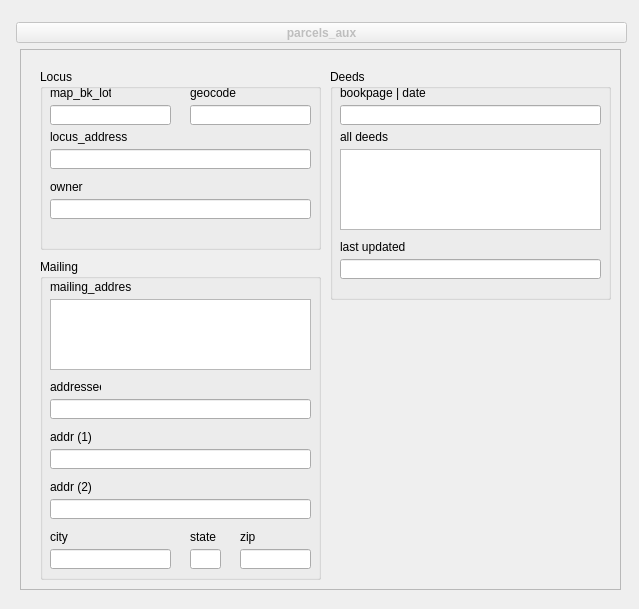
<?xml version="1.0" encoding="UTF-8"?>
<ui version="4.0">
 <class>Browser</class>
 <widget class="QWidget" name="Browser">
  <property name="geometry">
   <rect>
    <x>0</x>
    <y>0</y>
    <width>639</width>
    <height>609</height>
   </rect>
  </property>
  <property name="windowTitle">
   <string>BRS_GIS SQL Browser</string>
  </property>
  <layout class="QGridLayout" name="gridLayout">
   <item row="0" column="0">
    <widget class="brs_contacts" name="stackedWidget">
     <property name="frameShadow">
      <enum>QFrame::Sunken</enum>
     </property>
     <property name="currentIndex">
      <number>0</number>
     </property>
     <widget class="jobsdata" name="p3_jobsData">
      <widget class="QFrame" name="frame_3">
       <property name="geometry">
        <rect>
         <x>9</x>
         <y>38</y>
         <width>601</width>
         <height>541</height>
        </rect>
       </property>
       <property name="frameShape">
        <enum>QFrame::StyledPanel</enum>
       </property>
       <property name="frameShadow">
        <enum>QFrame::Sunken</enum>
       </property>
       <widget class="QGroupBox" name="groupBox_job">
        <property name="geometry">
         <rect>
          <x>20</x>
          <y>20</y>
          <width>281</width>
          <height>181</height>
         </rect>
        </property>
        <property name="font">
         <font>
          <weight>50</weight>
          <bold>false</bold>
         </font>
        </property>
        <property name="title">
         <string>Locus</string>
        </property>
        <widget class="QLabel" name="label">
         <property name="geometry">
          <rect>
           <x>10</x>
           <y>16</y>
           <width>61</width>
           <height>16</height>
          </rect>
         </property>
         <property name="sizePolicy">
          <sizepolicy hsizetype="Fixed" vsizetype="Preferred">
           <horstretch>0</horstretch>
           <verstretch>0</verstretch>
          </sizepolicy>
         </property>
         <property name="text">
          <string>map_bk_lot</string>
         </property>
         <property name="buddy">
          <cstring>map_bk_lot</cstring>
         </property>
        </widget>
        <widget class="QLineEdit" name="map_bk_lot">
         <property name="enabled">
          <bool>true</bool>
         </property>
         <property name="geometry">
          <rect>
           <x>10</x>
           <y>36</y>
           <width>121</width>
           <height>20</height>
          </rect>
         </property>
         <property name="sizePolicy">
          <sizepolicy hsizetype="Fixed" vsizetype="Fixed">
           <horstretch>0</horstretch>
           <verstretch>0</verstretch>
          </sizepolicy>
         </property>
        </widget>
        <widget class="QLabel" name="label_2">
         <property name="geometry">
          <rect>
           <x>150</x>
           <y>16</y>
           <width>61</width>
           <height>16</height>
          </rect>
         </property>
         <property name="sizePolicy">
          <sizepolicy hsizetype="Fixed" vsizetype="Preferred">
           <horstretch>0</horstretch>
           <verstretch>0</verstretch>
          </sizepolicy>
         </property>
         <property name="text">
          <string>geocode</string>
         </property>
         <property name="buddy">
          <cstring>map_bk_lot</cstring>
         </property>
        </widget>
        <widget class="QLineEdit" name="geocode">
         <property name="enabled">
          <bool>true</bool>
         </property>
         <property name="geometry">
          <rect>
           <x>150</x>
           <y>36</y>
           <width>121</width>
           <height>20</height>
          </rect>
         </property>
         <property name="sizePolicy">
          <sizepolicy hsizetype="Fixed" vsizetype="Fixed">
           <horstretch>0</horstretch>
           <verstretch>0</verstretch>
          </sizepolicy>
         </property>
        </widget>
        <widget class="QLabel" name="label_3">
         <property name="geometry">
          <rect>
           <x>10</x>
           <y>60</y>
           <width>81</width>
           <height>16</height>
          </rect>
         </property>
         <property name="sizePolicy">
          <sizepolicy hsizetype="Fixed" vsizetype="Preferred">
           <horstretch>0</horstretch>
           <verstretch>0</verstretch>
          </sizepolicy>
         </property>
         <property name="text">
          <string>locus_address</string>
         </property>
         <property name="buddy">
          <cstring>map_bk_lot</cstring>
         </property>
        </widget>
        <widget class="QLineEdit" name="locusaddress">
         <property name="enabled">
          <bool>true</bool>
         </property>
         <property name="geometry">
          <rect>
           <x>10</x>
           <y>80</y>
           <width>261</width>
           <height>20</height>
          </rect>
         </property>
         <property name="sizePolicy">
          <sizepolicy hsizetype="Fixed" vsizetype="Fixed">
           <horstretch>0</horstretch>
           <verstretch>0</verstretch>
          </sizepolicy>
         </property>
        </widget>
        <widget class="QLineEdit" name="owner1">
         <property name="enabled">
          <bool>true</bool>
         </property>
         <property name="geometry">
          <rect>
           <x>10</x>
           <y>130</y>
           <width>261</width>
           <height>20</height>
          </rect>
         </property>
         <property name="sizePolicy">
          <sizepolicy hsizetype="Fixed" vsizetype="Fixed">
           <horstretch>0</horstretch>
           <verstretch>0</verstretch>
          </sizepolicy>
         </property>
        </widget>
        <widget class="QLabel" name="label_4">
         <property name="geometry">
          <rect>
           <x>10</x>
           <y>110</y>
           <width>61</width>
           <height>16</height>
          </rect>
         </property>
         <property name="sizePolicy">
          <sizepolicy hsizetype="Fixed" vsizetype="Preferred">
           <horstretch>0</horstretch>
           <verstretch>0</verstretch>
          </sizepolicy>
         </property>
         <property name="text">
          <string>owner</string>
         </property>
         <property name="buddy">
          <cstring>map_bk_lot</cstring>
         </property>
        </widget>
        <widget class="QGroupBox" name="groupBox_job_2">
         <property name="geometry">
          <rect>
           <x>260</x>
           <y>180</y>
           <width>281</width>
           <height>181</height>
          </rect>
         </property>
         <property name="font">
          <font>
           <weight>50</weight>
           <bold>false</bold>
          </font>
         </property>
         <property name="title">
          <string>Locus</string>
         </property>
         <widget class="QLabel" name="label_12">
          <property name="geometry">
           <rect>
            <x>10</x>
            <y>16</y>
            <width>61</width>
            <height>16</height>
           </rect>
          </property>
          <property name="sizePolicy">
           <sizepolicy hsizetype="Fixed" vsizetype="Preferred">
            <horstretch>0</horstretch>
            <verstretch>0</verstretch>
           </sizepolicy>
          </property>
          <property name="text">
           <string>map_bk_lot</string>
          </property>
          <property name="buddy">
           <cstring>map_bk_lot</cstring>
          </property>
         </widget>
         <widget class="QLineEdit" name="map_bk_lot_2">
          <property name="enabled">
           <bool>true</bool>
          </property>
          <property name="geometry">
           <rect>
            <x>10</x>
            <y>36</y>
            <width>121</width>
            <height>20</height>
           </rect>
          </property>
          <property name="sizePolicy">
           <sizepolicy hsizetype="Fixed" vsizetype="Fixed">
            <horstretch>0</horstretch>
            <verstretch>0</verstretch>
           </sizepolicy>
          </property>
         </widget>
         <widget class="QLabel" name="label_13">
          <property name="geometry">
           <rect>
            <x>150</x>
            <y>16</y>
            <width>61</width>
            <height>16</height>
           </rect>
          </property>
          <property name="sizePolicy">
           <sizepolicy hsizetype="Fixed" vsizetype="Preferred">
            <horstretch>0</horstretch>
            <verstretch>0</verstretch>
           </sizepolicy>
          </property>
          <property name="text">
           <string>geocode</string>
          </property>
          <property name="buddy">
           <cstring>map_bk_lot</cstring>
          </property>
         </widget>
         <widget class="QLineEdit" name="geocode_2">
          <property name="enabled">
           <bool>true</bool>
          </property>
          <property name="geometry">
           <rect>
            <x>150</x>
            <y>36</y>
            <width>121</width>
            <height>20</height>
           </rect>
          </property>
          <property name="sizePolicy">
           <sizepolicy hsizetype="Fixed" vsizetype="Fixed">
            <horstretch>0</horstretch>
            <verstretch>0</verstretch>
           </sizepolicy>
          </property>
         </widget>
         <widget class="QLabel" name="label_14">
          <property name="geometry">
           <rect>
            <x>10</x>
            <y>60</y>
            <width>81</width>
            <height>16</height>
           </rect>
          </property>
          <property name="sizePolicy">
           <sizepolicy hsizetype="Fixed" vsizetype="Preferred">
            <horstretch>0</horstretch>
            <verstretch>0</verstretch>
           </sizepolicy>
          </property>
          <property name="text">
           <string>locus_address</string>
          </property>
          <property name="buddy">
           <cstring>map_bk_lot</cstring>
          </property>
         </widget>
         <widget class="QLineEdit" name="job_no_4">
          <property name="enabled">
           <bool>true</bool>
          </property>
          <property name="geometry">
           <rect>
            <x>10</x>
            <y>80</y>
            <width>261</width>
            <height>20</height>
           </rect>
          </property>
          <property name="sizePolicy">
           <sizepolicy hsizetype="Fixed" vsizetype="Fixed">
            <horstretch>0</horstretch>
            <verstretch>0</verstretch>
           </sizepolicy>
          </property>
         </widget>
         <widget class="QLineEdit" name="owner1_3">
          <property name="enabled">
           <bool>true</bool>
          </property>
          <property name="geometry">
           <rect>
            <x>10</x>
            <y>130</y>
            <width>261</width>
            <height>20</height>
           </rect>
          </property>
          <property name="sizePolicy">
           <sizepolicy hsizetype="Fixed" vsizetype="Fixed">
            <horstretch>0</horstretch>
            <verstretch>0</verstretch>
           </sizepolicy>
          </property>
         </widget>
         <widget class="QLabel" name="label_15">
          <property name="geometry">
           <rect>
            <x>10</x>
            <y>110</y>
            <width>61</width>
            <height>16</height>
           </rect>
          </property>
          <property name="sizePolicy">
           <sizepolicy hsizetype="Fixed" vsizetype="Preferred">
            <horstretch>0</horstretch>
            <verstretch>0</verstretch>
           </sizepolicy>
          </property>
          <property name="text">
           <string>owner</string>
          </property>
          <property name="buddy">
           <cstring>map_bk_lot</cstring>
          </property>
         </widget>
        </widget>
       </widget>
       <widget class="QGroupBox" name="groupBox_client">
        <property name="geometry">
         <rect>
          <x>20</x>
          <y>210</y>
          <width>281</width>
          <height>321</height>
         </rect>
        </property>
        <property name="title">
         <string>Mailing</string>
        </property>
        <widget class="QLabel" name="label_5">
         <property name="geometry">
          <rect>
           <x>10</x>
           <y>20</y>
           <width>81</width>
           <height>16</height>
          </rect>
         </property>
         <property name="sizePolicy">
          <sizepolicy hsizetype="Fixed" vsizetype="Preferred">
           <horstretch>0</horstretch>
           <verstretch>0</verstretch>
          </sizepolicy>
         </property>
         <property name="text">
          <string>mailing_address</string>
         </property>
         <property name="buddy">
          <cstring>map_bk_lot</cstring>
         </property>
        </widget>
        <widget class="QLineEdit" name="addressee">
         <property name="enabled">
          <bool>true</bool>
         </property>
         <property name="geometry">
          <rect>
           <x>10</x>
           <y>140</y>
           <width>261</width>
           <height>20</height>
          </rect>
         </property>
         <property name="sizePolicy">
          <sizepolicy hsizetype="Fixed" vsizetype="Fixed">
           <horstretch>0</horstretch>
           <verstretch>0</verstretch>
          </sizepolicy>
         </property>
         <property name="text">
          <string/>
         </property>
        </widget>
        <widget class="QLabel" name="label_6">
         <property name="geometry">
          <rect>
           <x>10</x>
           <y>120</y>
           <width>51</width>
           <height>16</height>
          </rect>
         </property>
         <property name="sizePolicy">
          <sizepolicy hsizetype="Fixed" vsizetype="Preferred">
           <horstretch>0</horstretch>
           <verstretch>0</verstretch>
          </sizepolicy>
         </property>
         <property name="text">
          <string>addressee</string>
         </property>
         <property name="buddy">
          <cstring>map_bk_lot</cstring>
         </property>
        </widget>
        <widget class="QLineEdit" name="own_city">
         <property name="enabled">
          <bool>true</bool>
         </property>
         <property name="geometry">
          <rect>
           <x>10</x>
           <y>290</y>
           <width>121</width>
           <height>20</height>
          </rect>
         </property>
         <property name="sizePolicy">
          <sizepolicy hsizetype="Fixed" vsizetype="Fixed">
           <horstretch>0</horstretch>
           <verstretch>0</verstretch>
          </sizepolicy>
         </property>
        </widget>
        <widget class="QLabel" name="label_7">
         <property name="geometry">
          <rect>
           <x>10</x>
           <y>270</y>
           <width>61</width>
           <height>16</height>
          </rect>
         </property>
         <property name="sizePolicy">
          <sizepolicy hsizetype="Fixed" vsizetype="Preferred">
           <horstretch>0</horstretch>
           <verstretch>0</verstretch>
          </sizepolicy>
         </property>
         <property name="text">
          <string>city</string>
         </property>
         <property name="buddy">
          <cstring>map_bk_lot</cstring>
         </property>
        </widget>
        <widget class="QLineEdit" name="own_state">
         <property name="enabled">
          <bool>true</bool>
         </property>
         <property name="geometry">
          <rect>
           <x>150</x>
           <y>290</y>
           <width>31</width>
           <height>20</height>
          </rect>
         </property>
         <property name="sizePolicy">
          <sizepolicy hsizetype="Fixed" vsizetype="Fixed">
           <horstretch>0</horstretch>
           <verstretch>0</verstretch>
          </sizepolicy>
         </property>
        </widget>
        <widget class="QLabel" name="label_8">
         <property name="geometry">
          <rect>
           <x>150</x>
           <y>270</y>
           <width>61</width>
           <height>16</height>
          </rect>
         </property>
         <property name="sizePolicy">
          <sizepolicy hsizetype="Fixed" vsizetype="Preferred">
           <horstretch>0</horstretch>
           <verstretch>0</verstretch>
          </sizepolicy>
         </property>
         <property name="text">
          <string>state</string>
         </property>
         <property name="buddy">
          <cstring>map_bk_lot</cstring>
         </property>
        </widget>
        <widget class="QLabel" name="label_9">
         <property name="geometry">
          <rect>
           <x>200</x>
           <y>270</y>
           <width>61</width>
           <height>16</height>
          </rect>
         </property>
         <property name="sizePolicy">
          <sizepolicy hsizetype="Fixed" vsizetype="Preferred">
           <horstretch>0</horstretch>
           <verstretch>0</verstretch>
          </sizepolicy>
         </property>
         <property name="text">
          <string>zip</string>
         </property>
         <property name="buddy">
          <cstring>map_bk_lot</cstring>
         </property>
        </widget>
        <widget class="QLineEdit" name="own_zip">
         <property name="enabled">
          <bool>true</bool>
         </property>
         <property name="geometry">
          <rect>
           <x>200</x>
           <y>290</y>
           <width>71</width>
           <height>20</height>
          </rect>
         </property>
         <property name="sizePolicy">
          <sizepolicy hsizetype="Fixed" vsizetype="Fixed">
           <horstretch>0</horstretch>
           <verstretch>0</verstretch>
          </sizepolicy>
         </property>
        </widget>
        <widget class="QLineEdit" name="own_street1">
         <property name="enabled">
          <bool>true</bool>
         </property>
         <property name="geometry">
          <rect>
           <x>10</x>
           <y>190</y>
           <width>261</width>
           <height>20</height>
          </rect>
         </property>
         <property name="sizePolicy">
          <sizepolicy hsizetype="Fixed" vsizetype="Fixed">
           <horstretch>0</horstretch>
           <verstretch>0</verstretch>
          </sizepolicy>
         </property>
         <property name="text">
          <string/>
         </property>
        </widget>
        <widget class="QLabel" name="label_10">
         <property name="geometry">
          <rect>
           <x>10</x>
           <y>170</y>
           <width>51</width>
           <height>16</height>
          </rect>
         </property>
         <property name="sizePolicy">
          <sizepolicy hsizetype="Fixed" vsizetype="Preferred">
           <horstretch>0</horstretch>
           <verstretch>0</verstretch>
          </sizepolicy>
         </property>
         <property name="text">
          <string>addr (1)</string>
         </property>
         <property name="buddy">
          <cstring>map_bk_lot</cstring>
         </property>
        </widget>
        <widget class="QLineEdit" name="own_street2">
         <property name="enabled">
          <bool>true</bool>
         </property>
         <property name="geometry">
          <rect>
           <x>10</x>
           <y>240</y>
           <width>261</width>
           <height>20</height>
          </rect>
         </property>
         <property name="sizePolicy">
          <sizepolicy hsizetype="Fixed" vsizetype="Fixed">
           <horstretch>0</horstretch>
           <verstretch>0</verstretch>
          </sizepolicy>
         </property>
         <property name="text">
          <string/>
         </property>
        </widget>
        <widget class="QLabel" name="label_11">
         <property name="geometry">
          <rect>
           <x>10</x>
           <y>220</y>
           <width>51</width>
           <height>16</height>
          </rect>
         </property>
         <property name="sizePolicy">
          <sizepolicy hsizetype="Fixed" vsizetype="Preferred">
           <horstretch>0</horstretch>
           <verstretch>0</verstretch>
          </sizepolicy>
         </property>
         <property name="text">
          <string>addr (2)</string>
         </property>
         <property name="buddy">
          <cstring>map_bk_lot</cstring>
         </property>
        </widget>
        <widget class="QTextEdit" name="mailingaddress">
         <property name="geometry">
          <rect>
           <x>10</x>
           <y>40</y>
           <width>261</width>
           <height>71</height>
          </rect>
         </property>
        </widget>
       </widget>
       <widget class="QGroupBox" name="groupBox_job_3">
        <property name="geometry">
         <rect>
          <x>310</x>
          <y>20</y>
          <width>281</width>
          <height>231</height>
         </rect>
        </property>
        <property name="font">
         <font>
          <weight>50</weight>
          <bold>false</bold>
         </font>
        </property>
        <property name="title">
         <string>Deeds</string>
        </property>
        <widget class="QLabel" name="label_16">
         <property name="geometry">
          <rect>
           <x>10</x>
           <y>16</y>
           <width>91</width>
           <height>16</height>
          </rect>
         </property>
         <property name="sizePolicy">
          <sizepolicy hsizetype="Fixed" vsizetype="Preferred">
           <horstretch>0</horstretch>
           <verstretch>0</verstretch>
          </sizepolicy>
         </property>
         <property name="text">
          <string>bookpage | date</string>
         </property>
         <property name="buddy">
          <cstring>map_bk_lot</cstring>
         </property>
        </widget>
        <widget class="QLineEdit" name="bookpage">
         <property name="enabled">
          <bool>true</bool>
         </property>
         <property name="geometry">
          <rect>
           <x>10</x>
           <y>36</y>
           <width>261</width>
           <height>20</height>
          </rect>
         </property>
         <property name="sizePolicy">
          <sizepolicy hsizetype="Fixed" vsizetype="Fixed">
           <horstretch>0</horstretch>
           <verstretch>0</verstretch>
          </sizepolicy>
         </property>
        </widget>
        <widget class="QLabel" name="label_18">
         <property name="geometry">
          <rect>
           <x>10</x>
           <y>60</y>
           <width>81</width>
           <height>16</height>
          </rect>
         </property>
         <property name="sizePolicy">
          <sizepolicy hsizetype="Fixed" vsizetype="Preferred">
           <horstretch>0</horstretch>
           <verstretch>0</verstretch>
          </sizepolicy>
         </property>
         <property name="text">
          <string>all deeds</string>
         </property>
         <property name="buddy">
          <cstring>map_bk_lot</cstring>
         </property>
        </widget>
        <widget class="QTextEdit" name="rawdeeds">
         <property name="geometry">
          <rect>
           <x>10</x>
           <y>80</y>
           <width>261</width>
           <height>81</height>
          </rect>
         </property>
        </widget>
        <widget class="QLabel" name="label_17">
         <property name="geometry">
          <rect>
           <x>10</x>
           <y>170</y>
           <width>91</width>
           <height>16</height>
          </rect>
         </property>
         <property name="sizePolicy">
          <sizepolicy hsizetype="Fixed" vsizetype="Preferred">
           <horstretch>0</horstretch>
           <verstretch>0</verstretch>
          </sizepolicy>
         </property>
         <property name="text">
          <string>last updated</string>
         </property>
         <property name="buddy">
          <cstring>map_bk_lot</cstring>
         </property>
        </widget>
        <widget class="QLineEdit" name="import_date">
         <property name="enabled">
          <bool>true</bool>
         </property>
         <property name="geometry">
          <rect>
           <x>10</x>
           <y>190</y>
           <width>261</width>
           <height>20</height>
          </rect>
         </property>
         <property name="sizePolicy">
          <sizepolicy hsizetype="Fixed" vsizetype="Fixed">
           <horstretch>0</horstretch>
           <verstretch>0</verstretch>
          </sizepolicy>
         </property>
         <property name="text">
          <string/>
         </property>
        </widget>
       </widget>
      </widget>
      <widget class="QPushButton" name="fake">
       <property name="enabled">
        <bool>false</bool>
       </property>
       <property name="geometry">
        <rect>
         <x>5</x>
         <y>11</y>
         <width>611</width>
         <height>21</height>
        </rect>
       </property>
       <property name="font">
        <font>
         <weight>75</weight>
         <italic>false</italic>
         <bold>true</bold>
        </font>
       </property>
       <property name="text">
        <string>parcels_aux</string>
       </property>
       <property name="autoDefault">
        <bool>true</bool>
       </property>
       <property name="default">
        <bool>true</bool>
       </property>
      </widget>
     </widget>
     <widget class="jobsdata2" name="page">
      <layout class="QGridLayout" name="gridLayout_2"/>
     </widget>
    </widget>
   </item>
  </layout>
  <action name="insertRowAction">
   <property name="enabled">
    <bool>false</bool>
   </property>
   <property name="text">
    <string>&amp;Insert Row</string>
   </property>
   <property name="statusTip">
    <string>Inserts a new Row</string>
   </property>
  </action>
  <action name="deleteRowAction">
   <property name="enabled">
    <bool>false</bool>
   </property>
   <property name="text">
    <string>&amp;Delete Row</string>
   </property>
   <property name="statusTip">
    <string>Deletes the current Row</string>
   </property>
  </action>
  <action name="fieldStrategyAction">
   <property name="checkable">
    <bool>true</bool>
   </property>
   <property name="text">
    <string>Submit on &amp;Field Change</string>
   </property>
   <property name="toolTip">
    <string>Commit on Field Change</string>
   </property>
  </action>
  <action name="rowStrategyAction">
   <property name="checkable">
    <bool>true</bool>
   </property>
   <property name="text">
    <string>Submit on &amp;Row Change</string>
   </property>
   <property name="toolTip">
    <string>Commit on Row Change</string>
   </property>
  </action>
  <action name="manualStrategyAction">
   <property name="checkable">
    <bool>true</bool>
   </property>
   <property name="text">
    <string>Submit &amp;Manually</string>
   </property>
   <property name="toolTip">
    <string>Commit Manually</string>
   </property>
  </action>
  <action name="submitAction">
   <property name="text">
    <string>&amp;Submit All</string>
   </property>
   <property name="toolTip">
    <string>Submit Changes</string>
   </property>
  </action>
  <action name="revertAction">
   <property name="text">
    <string>&amp;Revert All</string>
   </property>
   <property name="toolTip">
    <string>Revert</string>
   </property>
  </action>
  <action name="selectAction">
   <property name="text">
    <string>S&amp;elect</string>
   </property>
   <property name="toolTip">
    <string>Refresh Data from Database</string>
   </property>
  </action>
 </widget>
 <customwidgets>
  <customwidget>
   <class>jobsdata</class>
   <extends>QWidget</extends>
   <header>jobsdata.h</header>
   <container>1</container>
  </customwidget>
  <customwidget>
   <class>brs_contacts</class>
   <extends>QStackedWidget</extends>
   <header>brs_contacts.h</header>
   <container>1</container>
   <slots>
    <signal>setCurrentIndex(2)</signal>
   </slots>
  </customwidget>
  <customwidget>
   <class>jobsdata2</class>
   <extends>QWidget</extends>
   <header>jobsdata2.h</header>
   <container>1</container>
  </customwidget>
 </customwidgets>
 <tabstops>
  <tabstop>fake</tabstop>
  <tabstop>map_bk_lot</tabstop>
 </tabstops>
 <resources/>
 <connections/>
</ui>
